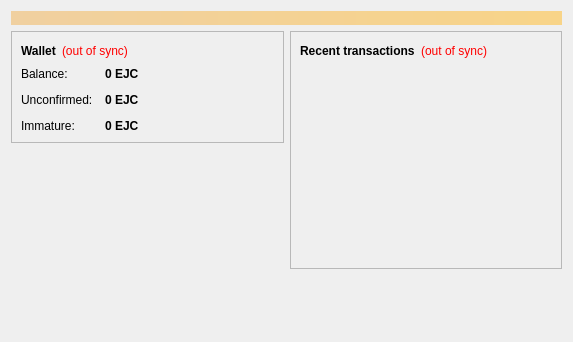
<?xml version="1.0" encoding="UTF-8"?>
<ui version="4.0">
 <class>OverviewPage</class>
 <widget class="QWidget" name="OverviewPage">
  <property name="geometry">
   <rect>
    <x>0</x>
    <y>0</y>
    <width>573</width>
    <height>342</height>
   </rect>
  </property>
  <property name="windowTitle">
   <string>Form</string>
  </property>
  <layout class="QVBoxLayout" name="topLayout">
   <item>
    <widget class="QLabel" name="labelAlerts">
     <property name="visible">
      <bool>false</bool>
     </property>
     <property name="styleSheet">
      <string notr="true">background-color: qlineargradient(x1: 0, y1: 0, x2: 1, y2: 0, stop:0 #F0D0A0, stop:1 #F8D488); color:#000000;</string>
     </property>
     <property name="wordWrap">
      <bool>true</bool>
     </property>
     <property name="margin">
      <number>3</number>
     </property>
    </widget>
   </item>
   <item>
    <layout class="QHBoxLayout" name="horizontalLayout" stretch="1,1">
     <item>
      <layout class="QVBoxLayout" name="verticalLayout_2">
       <item>
        <widget class="QFrame" name="frame">
         <property name="frameShape">
          <enum>QFrame::StyledPanel</enum>
         </property>
         <property name="frameShadow">
          <enum>QFrame::Raised</enum>
         </property>
         <layout class="QVBoxLayout" name="verticalLayout_4">
          <item>
           <layout class="QHBoxLayout" name="horizontalLayout_4">
            <item>
             <widget class="QLabel" name="label_5">
              <property name="font">
               <font>
                <weight>75</weight>
                <bold>true</bold>
               </font>
              </property>
              <property name="text">
               <string>Wallet</string>
              </property>
             </widget>
            </item>
            <item>
             <widget class="QLabel" name="labelWalletStatus">
              <property name="toolTip">
               <string>The displayed information may be out of date. Your wallet automatically synchronizes with the Empirejadecoin network after a connection is established, but this process has not completed yet.</string>
              </property>
              <property name="styleSheet">
               <string notr="true">QLabel { color: red; }</string>
              </property>
              <property name="text">
               <string notr="true">(out of sync)</string>
              </property>
              <property name="alignment">
               <set>Qt::AlignLeading|Qt::AlignLeft|Qt::AlignVCenter</set>
              </property>
             </widget>
            </item>
            <item>
             <spacer name="horizontalSpacer_2">
              <property name="orientation">
               <enum>Qt::Horizontal</enum>
              </property>
              <property name="sizeHint" stdset="0">
               <size>
                <width>40</width>
                <height>20</height>
               </size>
              </property>
             </spacer>
            </item>
           </layout>
          </item>
          <item>
           <layout class="QFormLayout" name="formLayout_2">
            <property name="fieldGrowthPolicy">
             <enum>QFormLayout::AllNonFixedFieldsGrow</enum>
            </property>
            <property name="horizontalSpacing">
             <number>12</number>
            </property>
            <property name="verticalSpacing">
             <number>12</number>
            </property>
            <item row="0" column="0">
             <widget class="QLabel" name="label">
              <property name="text">
               <string>Balance:</string>
              </property>
             </widget>
            </item>
            <item row="0" column="1">
             <widget class="QLabel" name="labelBalance">
              <property name="font">
               <font>
                <weight>75</weight>
                <bold>true</bold>
               </font>
              </property>
              <property name="cursor">
               <cursorShape>IBeamCursor</cursorShape>
              </property>
              <property name="toolTip">
               <string>Your current balance</string>
              </property>
              <property name="text">
               <string notr="true">0 EJC</string>
              </property>
              <property name="textInteractionFlags">
               <set>Qt::LinksAccessibleByMouse|Qt::TextSelectableByKeyboard|Qt::TextSelectableByMouse</set>
              </property>
             </widget>
            </item>
            <item row="1" column="0">
             <widget class="QLabel" name="label_3">
              <property name="text">
               <string>Unconfirmed:</string>
              </property>
             </widget>
            </item>
            <item row="1" column="1">
             <widget class="QLabel" name="labelUnconfirmed">
              <property name="font">
               <font>
                <weight>75</weight>
                <bold>true</bold>
               </font>
              </property>
              <property name="cursor">
               <cursorShape>IBeamCursor</cursorShape>
              </property>
              <property name="toolTip">
               <string>Total of transactions that have yet to be confirmed, and do not yet count toward the current balance</string>
              </property>
              <property name="text">
               <string notr="true">0 EJC</string>
              </property>
              <property name="textInteractionFlags">
               <set>Qt::LinksAccessibleByMouse|Qt::TextSelectableByKeyboard|Qt::TextSelectableByMouse</set>
              </property>
             </widget>
            </item>
            <item row="2" column="0">
             <widget class="QLabel" name="labelImmatureText">
              <property name="text">
               <string>Immature:</string>
              </property>
             </widget>
            </item>
            <item row="2" column="1">
             <widget class="QLabel" name="labelImmature">
              <property name="font">
               <font>
                <weight>75</weight>
                <bold>true</bold>
               </font>
              </property>
              <property name="toolTip">
               <string>Mined balance that has not yet matured</string>
              </property>
              <property name="text">
               <string notr="true">0 EJC</string>
              </property>
              <property name="textInteractionFlags">
               <set>Qt::LinksAccessibleByMouse|Qt::TextSelectableByKeyboard|Qt::TextSelectableByMouse</set>
              </property>
             </widget>
            </item>
           </layout>
          </item>
         </layout>
        </widget>
       </item>
	   <item>
        <widget class="QLabel" name="label_wallet_bgcoin">
         <property name="text">
          <string/>
         </property>
         <property name="pixmap">
          <pixmap resource="../bitcoin.qrc">:/images/wallet_bgcoin</pixmap>
         </property>
         <property name="scaledContents">
          <bool>false</bool>
         </property>
         <property name="alignment">
          <set>Qt::AlignCenter</set>
         </property>
         <property name="margin">
          <number>70</number>
         </property>
        </widget>
       </item>
       <item>
        <spacer name="verticalSpacer">
         <property name="orientation">
          <enum>Qt::Vertical</enum>
         </property>
         <property name="sizeHint" stdset="0">
          <size>
           <width>20</width>
           <height>40</height>
          </size>
         </property>
        </spacer>
       </item>
      </layout>
     </item>
     <item>
      <layout class="QVBoxLayout" name="verticalLayout_3">
       <item>
        <widget class="QFrame" name="frame_2">
         <property name="frameShape">
          <enum>QFrame::StyledPanel</enum>
         </property>
         <property name="frameShadow">
          <enum>QFrame::Raised</enum>
         </property>
         <layout class="QVBoxLayout" name="verticalLayout">
          <item>
           <layout class="QHBoxLayout" name="horizontalLayout_2">
            <item>
             <widget class="QLabel" name="label_4">
              <property name="text">
               <string>&lt;b&gt;Recent transactions&lt;/b&gt;</string>
              </property>
             </widget>
            </item>
            <item>
             <widget class="QLabel" name="labelTransactionsStatus">
              <property name="toolTip">
               <string>The displayed information may be out of date. Your wallet automatically synchronizes with the Empirejadecoin network after a connection is established, but this process has not completed yet.</string>
              </property>
              <property name="styleSheet">
               <string notr="true">QLabel { color: red; }</string>
              </property>
              <property name="text">
               <string notr="true">(out of sync)</string>
              </property>
              <property name="alignment">
               <set>Qt::AlignRight|Qt::AlignTrailing|Qt::AlignVCenter</set>
              </property>
             </widget>
            </item>
            <item>
             <spacer name="horizontalSpacer">
              <property name="orientation">
               <enum>Qt::Horizontal</enum>
              </property>
              <property name="sizeHint" stdset="0">
               <size>
                <width>40</width>
                <height>20</height>
               </size>
              </property>
             </spacer>
            </item>
           </layout>
          </item>
          <item>
           <widget class="QListView" name="listTransactions">
            <property name="styleSheet">
             <string notr="true">QListView { background: transparent; }</string>
            </property>
            <property name="frameShape">
             <enum>QFrame::NoFrame</enum>
            </property>
            <property name="verticalScrollBarPolicy">
             <enum>Qt::ScrollBarAlwaysOff</enum>
            </property>
            <property name="horizontalScrollBarPolicy">
             <enum>Qt::ScrollBarAlwaysOff</enum>
            </property>
            <property name="selectionMode">
             <enum>QAbstractItemView::NoSelection</enum>
            </property>
           </widget>
          </item>
         </layout>
        </widget>
       </item>
       <item>
        <spacer name="verticalSpacer_2">
         <property name="orientation">
          <enum>Qt::Vertical</enum>
         </property>
         <property name="sizeHint" stdset="0">
          <size>
           <width>20</width>
           <height>40</height>
          </size>
         </property>
        </spacer>
       </item>
      </layout>
     </item>
    </layout>
   </item>
  </layout>
 </widget>
 <resources/>
 <connections/>
</ui>
